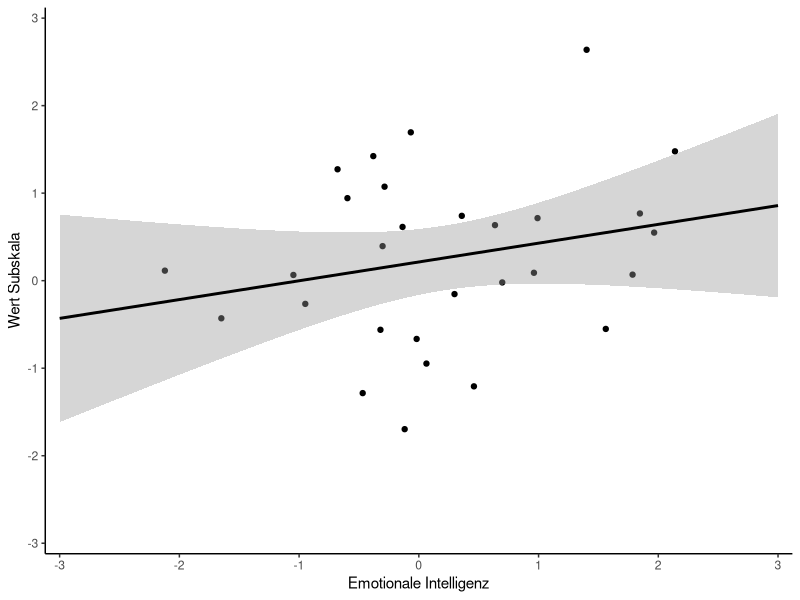
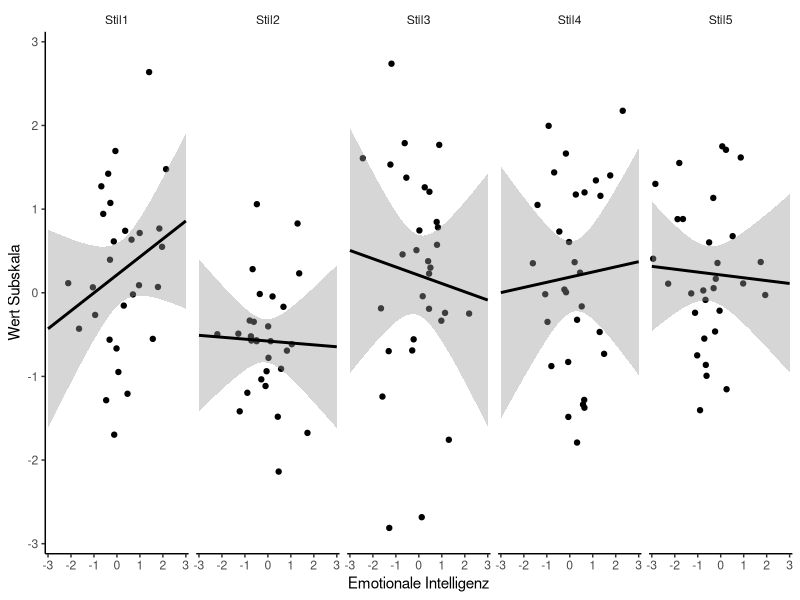
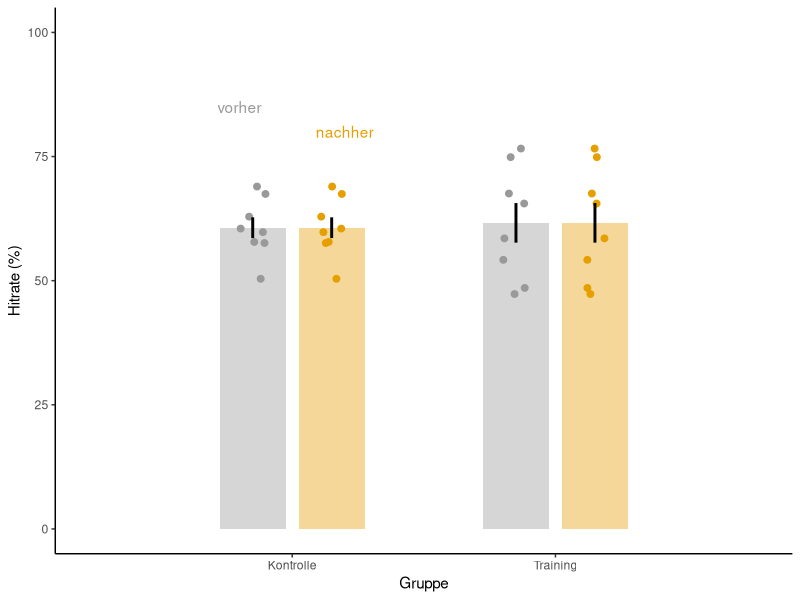
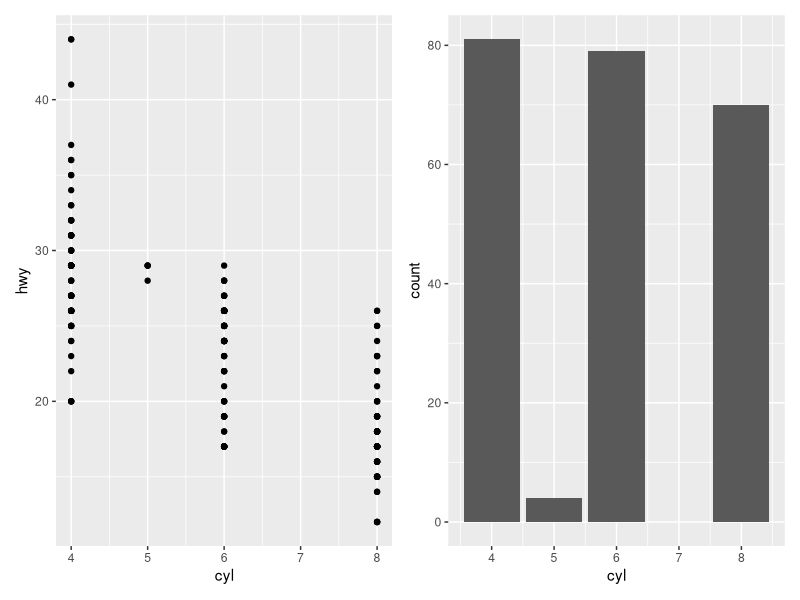
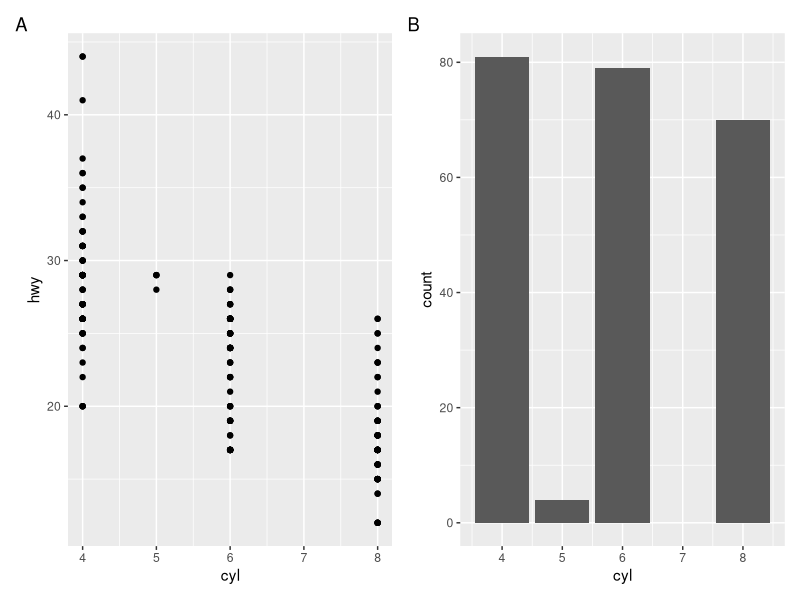
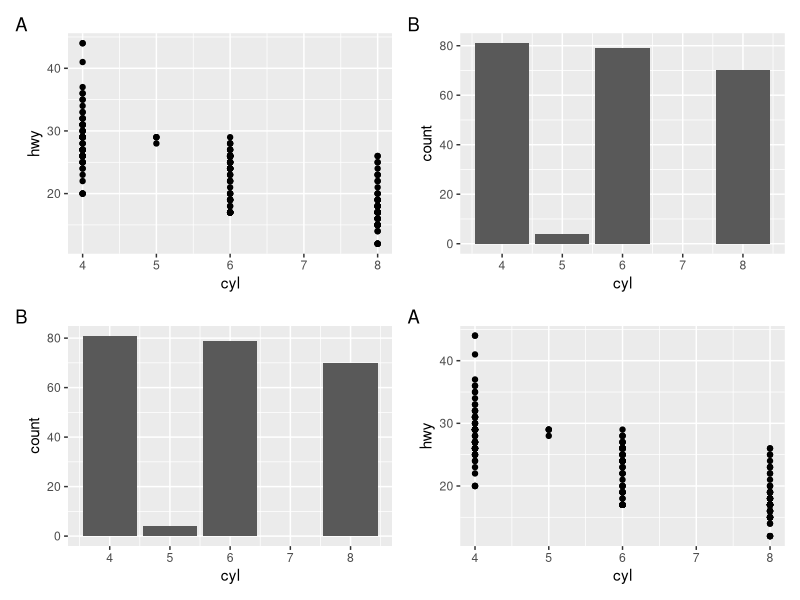
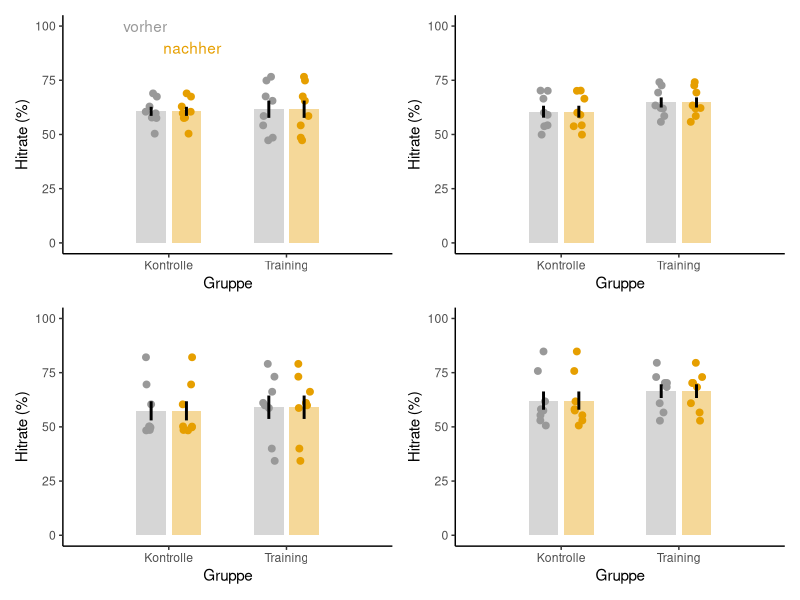
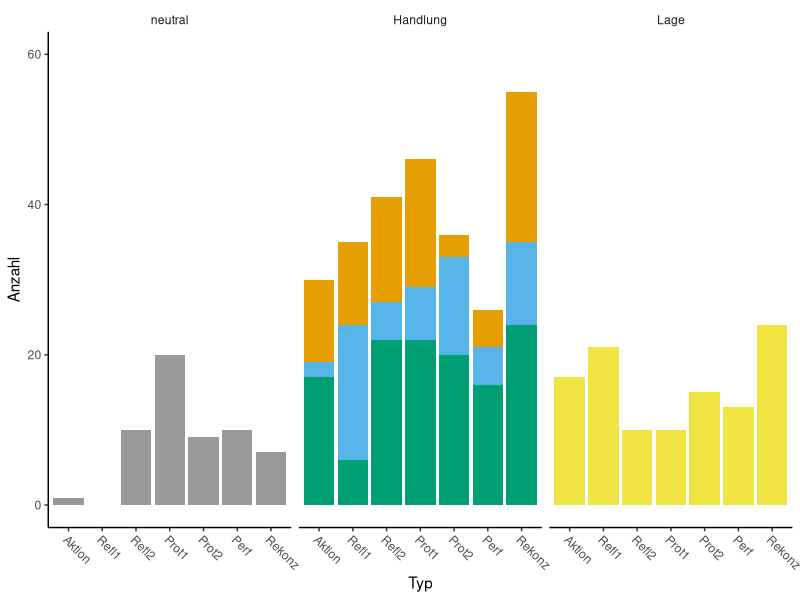

R code for these plots, in order:
# Sitzung 02, WiSe 2024, Gruppe B
library(tidyverse)

# color-blind friendly palette, see 
# http://www.cookbook-r.com/Graphs/Colors_(ggplot2)/

cbPalette <- c("#999999", "#E69F00", "#56B4E9", 
               "#009E73", "#F0E442", "#0072B2",
               "#D55E00", "#CC79A7")

# To use for fills: scale_fill_manual(values=cbPalette)
# To use for line and point colors: scale_colour_manual(values=cbPalette)


# generiere Daten für scatter plot
dfsp <- as_tibble(
  data.frame(var1 = rnorm(30*5),
             var2 = rnorm(30*5),
             Stil = rep(c("Stil1", "Stil2",
                          "Stil3", "Stil4",
                          "Stil5"), each=30)))   

# for continuous x and y
dfsp %>% filter(Stil == "Stil1") %>%
  ggplot(., aes(x = var1, y = var2)) +
  geom_point() + 
  geom_smooth(method='lm', se = TRUE,
              level = 0.95, fullrange = TRUE,
              color = 'black') + # 95% CI
  theme_classic() +
  scale_x_continuous(expand = expansion(mult = 0.02),
                     limits=c(-3, 3),
                     name = "Emotionale Intelligenz") +
  scale_y_continuous(expand = expansion(mult = 0.02),
                     limits=c(-3, 3),
                     name = "Wert Subskala")


ggplot(dfsp, aes(x = var1, y = var2)) +
  geom_point() + 
  facet_grid(~Stil) + # ggfs switch = 'x'
  geom_smooth(method='lm', se = TRUE,
              level = 0.95, fullrange = TRUE,
              color = 'black') + # 95% CI
  theme_classic() +
  theme(legend.position="none",
        strip.background = element_blank()) + 
  scale_x_continuous(expand = expansion(mult = 0.02),
                     limits=c(-3, 3),
                     name = "Emotionale Intelligenz") +
  scale_y_continuous(expand = expansion(mult = 0.02),
                     limits=c(-3, 3),
                     name = "Wert Subskala")


# generiere Daten, 2 x 2 x 2 x 2 - Design
df = as_tibble(data.frame(
      id    = as_factor(paste0("S",
               str_pad(1:8, 2, pad = "0"))),
      training     = as_factor(rep(c("no", "yes"),
                                      each=8)),
      orientation  = as_factor(rep(c("radial", "tangential"),
                                   each = 16)),
      vfield       = as_factor(rep(c("LVF", "RVF"),
                                   each = 32)),
      time         = as_factor(rep(c("pre", "post"),
                                   each = 64)),
      score        = rnorm(8*2*2*2, 60,10))) %>%
  arrange(id, training, orientation, vfield, time)

# bar plot
set.seed(12)
df %>% filter(orientation == "radial" &
              vfield == "LVF") %>%
  ggplot(., mapping = aes(x = training,
            y = score, fill = time)) +
  geom_bar(aes(group = time), 
           stat = "summary",
           fun.data = "mean_se",
           fun.args = list(mult = 1), # 1 SE
           width = 0.5,
           position = position_dodge(0.6),
           alpha = 0.4) +
  scale_fill_manual(values = cbPalette) +
  geom_jitter(aes(color = time),
              size = 2,
              position = position_jitterdodge(
                jitter.width = 0.2,
                dodge.width  = 0.6)) +
  scale_color_manual(values = cbPalette) +
  geom_linerange(aes(group = time),
                 stat = "summary",
                 fun.data = "mean_se",
                 fun.args = list(mult = 1), # 1 SE
                 position = position_dodge(0.6),
                 linewidth = 1) + 
  coord_cartesian(ylim = c(0,100),
                  xlim = c(0.7, 2.3)) +
  theme_classic() +
  theme(legend.position = "none") +
  scale_y_continuous(name = "Hitrate (%)") + 
  scale_x_discrete(labels = c("Kontrolle", "Training"),
                   name = "Gruppe") +
  annotate("text", x = 0.8, y = 85, 
           label = "vorher",
           vjust = "center", hjust = "center",
           color = cbPalette[1]) +
  annotate("text", x = 1.2, y = 80, 
           label = "nachher",
           vjust = "center", hjust = "center",
           color = cbPalette[2])


# patchwork
plot1 <- ggplot(mpg, aes(x=cyl, y=hwy))+
         geom_point()
plot2 <- ggplot(mpg, aes(x=cyl))+
  geom_bar()

library(patchwork)
plot1 | plot2

# mit Bezeichner (hier unnötig)
plot1 <- plot1 + labs(tag = "A")
plot2 <- plot2 + labs(tag = "B")
plot1 | plot2

# vertikal und horizontal
(plot1 | plot2) / (plot2 | plot1)


# group und map
gkeys <- df %>% 
  group_by(vfield, orientation) %>%
  group_keys()

set.seed(12)
allPlots <- df %>% 
  group_by(vfield, orientation) %>%
  group_split() %>%
  map(~
        ggplot(., mapping = aes(x = training,
                                y = score, fill = time)) +
        geom_bar(aes(group = time), 
                 stat = "summary",
                 fun.data = "mean_se",
                 fun.args = list(mult = 1), # 1 SE
                 width = 0.5,
                 position = position_dodge(0.6),
                 alpha = 0.4) +
        scale_fill_manual(values = cbPalette) +
        geom_jitter(aes(color = time),
                    size = 2,
                    position = position_jitterdodge(
                      jitter.width = 0.2,
                      dodge.width  = 0.6)) +
        scale_color_manual(values = cbPalette) +
        geom_linerange(aes(group = time),
                       stat = "summary",
                       fun.data = "mean_se",
                       fun.args = list(mult = 1), # 1 SE
                       position = position_dodge(0.6),
                       linewidth = 1) + 
        coord_cartesian(ylim = c(0,100),
                        xlim = c(0.7, 2.3)) +
        theme_classic() +
        theme(legend.position = "none") +
        scale_y_continuous(name = "Hitrate (%)") + 
        scale_x_discrete(labels = c("Kontrolle", "Training"),
                         name = "Gruppe")
  )

allPlots[[1]] <- allPlots[[1]] +
  annotate("text", x = 0.8, y = 100, 
           label = "vorher",
           vjust = "center", hjust = "center",
           color = cbPalette[1]) +
  annotate("text", x = 1.2, y = 90, 
           label = "nachher",
           vjust = "center", hjust = "center",
           color = cbPalette[2])
(allPlots[[1]] | allPlots[[3]]) / (allPlots[[2]] | allPlots[[4]])


# bar plot, gruppiert und stacked
# see https://stackoverflow.com/questions/18774632/how-to-produce-stacked-bars-within-grouped-barchart-in-r

# generiere Daten
typ = c('Aktion', 'Refl1', 'Refl2',
        'Prot1', 'Prot2', 'Perf',
        'Rekonz')
kontext = c('neutral', 'Planung', 'Misserfolg',
            'Ausführung', 'Lage')
dfa = as_tibble(data.frame(
  Typ     = as_factor(typ),
  kontext = as_factor(rep(kontext, each = length(typ))))) %>%
  mutate(orien   = fct_recode(kontext,
                       Handlung = 'Planung',
                       Handlung = 'Misserfolg',
                       Handlung = 'Ausführung'),
         Anzahl  = round(runif(length(orien), 0, 25)))

ggplot(dfa, aes(x = Typ, y = Anzahl, fill = kontext)) + 
  geom_bar(stat = 'identity', position = 'stack') +
  facet_grid(~ orien) +
  coord_cartesian(ylim = c(0,60)) +
  theme_classic() +
  theme(legend.position = "none") +
  theme(strip.background = element_blank(),
        axis.text.x  = element_text(angle=315, hjust=0))+
  scale_fill_manual(values = cbPalette) 
# legende hierzu nächste Stunde

# Einlesen von SPSS-Dateien
library(haven) # is not loaded with tidyverse
df <- read_sav("example01.sav") %>%
              pivot_longer(cols = pre:followup,
                           names_to = "test",
                           values_to = "score") %>%
              mutate(across(id:test, as_factor))

df <- read_sav("example02.sav") %>%
  pivot_longer(
    cols = pre_ws:pst_ss,
    names_to = c("time", "semester"),
    names_sep = "_",
    values_to = "score") %>%
  mutate(across(id:semester, as_factor))
